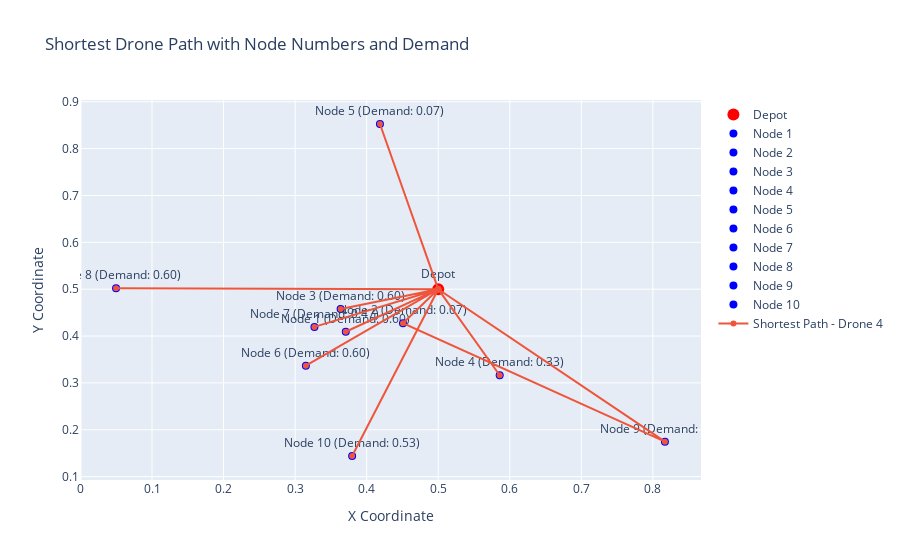

Here is the notebook cell this chart was saved with:
### Code cell
import plotly.graph_objs as go
import torch
from CVRPModel import CVRPModel
import numpy as np

# 환경 및 모델 설정
env_params = {
    'problem_size': 10,  # 노드 수
    'pomo_size': 5       # POMO 수 (여러 대의 드론이 각기 다른 경로를 탐색)
}

model_params = {
    'embedding_dim': 128,
    'sqrt_embedding_dim': 128**(1/2),
    'encoder_layer_num': 6,
    'qkv_dim': 16,
    'head_num': 8,
    'logit_clipping': 10,
    'ff_hidden_dim': 512,
    'eval_type': 'argmax'
}

# CVRP 환경 및 모델 생성
env = CVRPEnv(**env_params)
model = CVRPModel(**model_params)

# 문제 로드 및 초기화
env.load_problems(batch_size=1)
reset_state, reward, done = env.reset()

# 모델에 상태를 전달하여 초기화
model.pre_forward(reset_state)
print("\n--- Debugging reset() ---")
print("Depot XY:", reset_state.depot_xy)
print("Node XY:", reset_state.node_xy)
print("Node Demand:", reset_state.node_demand)
print("Reward:", reward)
print("Done:", done)
print("--------------------------\n")

# 첫 번째 단계에서 선택 (출발지, depot)
step_state, reward, done = env.pre_step()
print("\n--- Debugging pre_step() ---")
print("Selected Count:", step_state.selected_count)
print("Load:", step_state.load)
print("Battery (SoC):", step_state.soc)
print("Current Node:", step_state.current_node)
print("Ninf Mask:", step_state.ninf_mask)
print("Finished:", step_state.finished)
print("Reward:", reward)
print("Done:", done)
print("-----------------------------\n")

# 경로를 저장할 리스트
drone_paths = [[] for _ in range(env_params['pomo_size'])]
depot_xy = env.reset_state.depot_xy[0, 0].cpu().numpy()  # depot 좌표가 2차원일 때 처리
node_positions = env.depot_node_xy[0].cpu().numpy()  # 모든 노드의 좌표
node_demands = env.reset_state.node_demand[0].cpu().numpy()  # 모든 노드의 demand 값

# 선택 카운터 증가
selection_counter = 0

# 계속해서 모든 노드를 방문하고 디팟으로 돌아올 때까지 선택하고 상태를 업데이트
while True:
    # 모델로부터 다음 선택을 받음
    selected, prob = model(step_state)

    # 선택된 노드를 각 드론 경로에 저장
    for pomo_idx in range(env_params['pomo_size']):
        selected_node_xy = env.depot_node_xy[0, selected[0, pomo_idx]].cpu().numpy()
        drone_paths[pomo_idx].append(selected_node_xy)
    
    # 선택한 노드에 대한 수요(demand) 가져오기
    selected_demand = env.depot_node_demand[0, selected].cpu().numpy()

    print(f"\nSelection {selection_counter}:")
    print("Selected Nodes:", selected)
    print("Probabilities:", prob)
    print("Remaining Load:", step_state.load)
    print("Remaining Battery (SoC):", step_state.soc)
    print("Demand at Selected Nodes:", selected_demand)

    # 이전 노드와 선택된 노드 간의 거리 계산
    if step_state.current_node is not None:
        previous_node_xy = env.depot_node_xy[0, step_state.current_node[:, :, None]].squeeze(2).cpu().numpy()
        selected_node_xy = env.depot_node_xy[0, selected].cpu().numpy()

        # 유클리드 거리 계산
        distance_to_previous_node = ((previous_node_xy - selected_node_xy) ** 2).sum(axis=-1) ** 0.5
        print("Distance from Previous Node:", distance_to_previous_node)

    # 선택된 노드에 대한 상태 업데이트
    step_state, reward, done = env.step(selected)

    # 선택 카운터 증가
    selection_counter += 1

    # 모든 POMO가 작업을 완료하고 디팟으로 돌아왔는지 확인
    if done:
        print("\nAll nodes have been visited and returned to the depot. Process completed.")
        break

# 각 드론 경로의 총 이동 거리 계산
total_distances = []
for pomo_idx in range(env_params['pomo_size']):
    drone_path = drone_paths[pomo_idx]
    # 경로에 depot을 추가하여 경로의 시작과 끝이 depot이 되게 함
    drone_path = [depot_xy] + drone_path + [depot_xy]
    
    # 경로 거리 계산
    distance = sum(np.linalg.norm(np.array(drone_path[i]) - np.array(drone_path[i + 1])) for i in range(len(drone_path) - 1))
    total_distances.append(distance)

# 가장 짧은 경로 선택
shortest_path_idx = np.argmin(total_distances)
shortest_path = drone_paths[shortest_path_idx]

# Plotly로 가장 짧은 경로 시각화
fig = go.Figure()

# Depot 표시
fig.add_trace(go.Scatter(x=[depot_xy[0]], y=[depot_xy[1]], mode='markers+text', marker=dict(size=12, color='red'),
                         text=['Depot'], textposition='top center', name='Depot'))

# 모든 노드의 위치와 번호 및 수요 표시
for node_idx in range(1, len(node_positions)):
    demand_text = f"Node {node_idx} (Demand: {node_demands[node_idx - 1]:.2f})"
    fig.add_trace(go.Scatter(x=[node_positions[node_idx][0]], y=[node_positions[node_idx][1]],
                             mode='markers+text', marker=dict(size=8, color='blue'),
                             text=[demand_text], textposition='top center', name=f'Node {node_idx}'))

# 가장 짧은 경로 표시 (depot 추가)
shortest_path = [depot_xy] + shortest_path + [depot_xy]
path_x = [point[0] for point in shortest_path]
path_y = [point[1] for point in shortest_path]

fig.add_trace(go.Scatter(x=path_x, y=path_y, mode='lines+markers', name=f'Shortest Path - Drone {shortest_path_idx + 1}'))

fig.update_layout(title="Shortest Drone Path with Node Numbers and Demand", xaxis_title="X Coordinate", yaxis_title="Y Coordinate")

# 그래프 출력
fig.show()

### Figure 1 — Plotly figure (JSON) as saved in the notebook; plotly's stock layout.template omitted (floating-point values rounded to 4 significant figures)
{"data": [{"marker": {"color": "red", "size": 12}, "mode": "markers+text", "name": "Depot", "text": ["Depot"], "textposition": "top center", "type": "scatter", "x": [0.5], "y": [0.5]}, {"marker": {"color": "blue", "size": 8}, "mode": "markers+text", "name": "Node 1", "text": ["Node 1 (Demand: 0.60)"], "textposition": "top center", "type": "scatter", "x": [0.3708], "y": [0.4093]}, {"marker": {"color": "blue", "size": 8}, "mode": "markers+text", "name": "Node 2", "text": ["Node 2 (Demand: 0.07)"], "textposition": "top center", "type": "scatter", "x": [0.4508], "y": [0.4275]}, {"marker": {"color": "blue", "size": 8}, "mode": "markers+text", "name": "Node 3", "text": ["Node 3 (Demand: 0.60)"], "textposition": "top center", "type": "scatter", "x": [0.3636], "y": [0.4579]}, {"marker": {"color": "blue", "size": 8}, "mode": "markers+text", "name": "Node 4", "text": ["Node 4 (Demand: 0.33)"], "textposition": "top center", "type": "scatter", "x": [0.5859], "y": [0.3165]}, {"marker": {"color": "blue", "size": 8}, "mode": "markers+text", "name": "Node 5", "text": ["Node 5 (Demand: 0.07)"], "textposition": "top center", "type": "scatter", "x": [0.4186], "y": [0.8525]}, {"marker": {"color": "blue", "size": 8}, "mode": "markers+text", "name": "Node 6", "text": ["Node 6 (Demand: 0.60)"], "textposition": "top center", "type": "scatter", "x": [0.3151], "y": [0.3367]}, {"marker": {"color": "blue", "size": 8}, "mode": "markers+text", "name": "Node 7", "text": ["Node 7 (Demand: 0.47)"], "textposition": "top center", "type": "scatter", "x": [0.327], "y": [0.4195]}, {"marker": {"color": "blue", "size": 8}, "mode": "markers+text", "name": "Node 8", "text": ["Node 8 (Demand: 0.60)"], "textposition": "top center", "type": "scatter", "x": [0.04976], "y": [0.502]}, {"marker": {"color": "blue", "size": 8}, "mode": "markers+text", "name": "Node 9", "text": ["Node 9 (Demand: 0.20)"], "textposition": "top center", "type": "scatter", "x": [0.8169], "y": [0.1747]}, {"marker": {"color": "blue", "size": 8}, "mode": "markers+text", "name": "Node 10", "text": ["Node 10 (Demand: 0.53)"], "textposition": "top center", "type": "scatter", "x": [0.3797], "y": [0.1441]}, {"mode": "lines+markers", "name": "Shortest Path - Drone 4", "type": "scatter", "x": [0.5, 0.5, 0.5859, 0.5, 0.3708, 0.5, 0.3797, 0.5, 0.04976, 0.5, 0.8169, 0.4508, 0.5, 0.3636, 0.5, 0.3151, 0.5, 0.327, 0.5, 0.4186, 0.5, 0.5, 0.5], "y": [0.5, 0.5, 0.3165, 0.5, 0.4093, 0.5, 0.1441, 0.5, 0.502, 0.5, 0.1747, 0.4275, 0.5, 0.4579, 0.5, 0.3367, 0.5, 0.4195, 0.5, 0.8525, 0.5, 0.5, 0.5]}], "layout": {"title": {"text": "Shortest Drone Path with Node Numbers and Demand"}, "xaxis": {"title": {"text": "X Coordinate"}}, "yaxis": {"title": {"text": "Y Coordinate"}}}}
